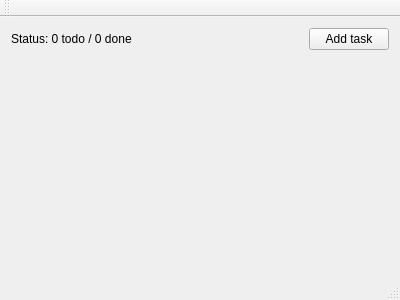
<?xml version="1.0" encoding="UTF-8"?>
<ui version="4.0">
 <class>MainWindow</class>
 <widget class="QMainWindow" name="MainWindow">
  <property name="geometry">
   <rect>
    <x>0</x>
    <y>0</y>
    <width>400</width>
    <height>300</height>
   </rect>
  </property>
  <property name="windowTitle">
   <string>MainWindow</string>
  </property>
  <widget class="QWidget" name="centralWidget">
   <layout class="QVBoxLayout" name="verticalLayout">
    <item>
     <layout class="QHBoxLayout" name="horizontalLayout">
      <item>
       <widget class="QLabel" name="statusLabel">
        <property name="text">
         <string>Status: 0 todo / 0 done</string>
        </property>
       </widget>
      </item>
      <item>
       <spacer name="horizontalSpacer">
        <property name="orientation">
         <enum>Qt::Horizontal</enum>
        </property>
        <property name="sizeHint" stdset="0">
         <size>
          <width>40</width>
          <height>20</height>
         </size>
        </property>
       </spacer>
      </item>
      <item>
       <widget class="QPushButton" name="addTaskButton">
        <property name="text">
         <string>Add task</string>
        </property>
       </widget>
      </item>
     </layout>
    </item>
    <item>
     <spacer name="verticalSpacer">
      <property name="orientation">
       <enum>Qt::Vertical</enum>
      </property>
      <property name="sizeHint" stdset="0">
       <size>
        <width>20</width>
        <height>40</height>
       </size>
      </property>
     </spacer>
    </item>
   </layout>
  </widget>
  <widget class="QMenuBar" name="menuBar">
   <property name="geometry">
    <rect>
     <x>0</x>
     <y>0</y>
     <width>400</width>
     <height>21</height>
    </rect>
   </property>
  </widget>
  <widget class="QToolBar" name="mainToolBar">
   <attribute name="toolBarArea">
    <enum>TopToolBarArea</enum>
   </attribute>
   <attribute name="toolBarBreak">
    <bool>false</bool>
   </attribute>
  </widget>
  <widget class="QStatusBar" name="statusBar"/>
 </widget>
 <layoutdefault spacing="6" margin="11"/>
 <resources/>
 <connections/>
</ui>
